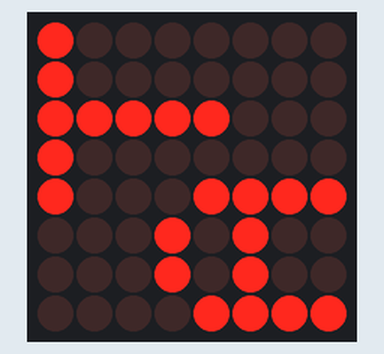
Bench run of a sketch on a simulated Arduino Uno, built with avr-gcc and run on an emulated ATmega328P. Parts: 8×8 LED matrix.

Above: at 0.02 s.

The sketch:

thonain_matrix.ino
```cpp
#include "LedControl.h"
/*
pin 12 is connected to the DataIn
pin 11 is connected to the CLK
pin 10 is connected to LOAD
Le 1 correspond au nb de matrices à leds utilisé
*/
LedControl lc=LedControl(12,11,10,1);
void setup() {
    lc.shutdown(0,false);
    lc.clearDisplay(0);
}
void loop() {
    for(int i=11;i>1;i--) {
    lc.setIntensity(0,i);
    lc.setColumn(0,0,B11111000); // gere toute une ligne à la fois
    lc.setColumn(0,1,B00100000);
    lc.setColumn(0,2,B00100000);
    lc.setColumn(0,3,B00100110);
    lc.setColumn(0,4,B00101001);
    lc.setColumn(0,5,B00001111);
    lc.setColumn(0,6,B00001001);
    lc.setColumn(0,7,B00001001);
    delay(30);
    }
    lc.clearDisplay(0);
    delay(80);

for(int i=0;i<11;i++) {
    lc.setIntensity(0,i);
    lc.setColumn(0,0,B11111000); // gere toute une ligne à la fois
    lc.setColumn(0,1,B00100000);
    lc.setColumn(0,2,B00100000);
    lc.setColumn(0,3,B00100110);
    lc.setColumn(0,4,B00101001);
    lc.setColumn(0,5,B00001111);
    lc.setColumn(0,6,B00001001);
    lc.setColumn(0,7,B00001001);
    delay(30);
    }
}
```
